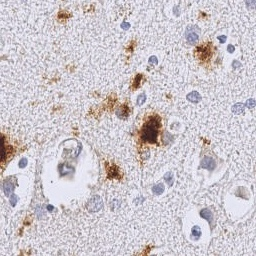
#> input picture neuron_seg/pipeline/image.jpg, 256 x 256 px
$ python edgeDemo.py
#> lines starting #> are read from the running program, lines starting #| are printed output that depends on the picture
import cv2
import numpy as np
from matplotlib import pyplot as plt

img = cv2.imread('./image.jpg', 0)
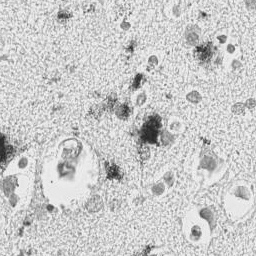
#> img: shape (256, 256); min 32, max 254, mean 201.9
# currently, using Otsu's method is not necessary
# high_thresh1, thresh_img = cv2.threshold(img, 0, 255, cv2.THRESH_BINARY + cv2.THRESH_OTSU)
# lowThresh1 = 0.5*high_thresh1
# Based on openCV documentation, choose low threshold as 180 and high as 2oo
edges = cv2.Canny(img, 180, 200)
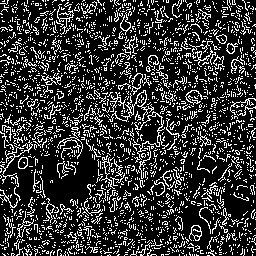
#> edges: shape (256, 256); 20.6% white in thin lines or dots

plt.title('Colored Overall Image'), plt.xticks([]), plt.yticks([])
plt.subplot(221),plt.imshow(img,cmap = 'gray')
plt.title('Overall Image'), plt.xticks([]), plt.yticks([])
plt.subplot(222),plt.imshow(edges,cmap = 'gray')
plt.title('Overall Edge Image'), plt.xticks([]), plt.yticks([])
cv2.imwrite("../image/preprocessing_pipeline/overall_edge.png", edges)

img2 = cv2.imread('./neuron.png', 0)
# with arbitrary threshold
edges2 = cv2.Canny(img2, 180, 200)

# [12 lines of commented-out code are left out]

#> (the run stopped early here; a loop or call above may not have finished)
